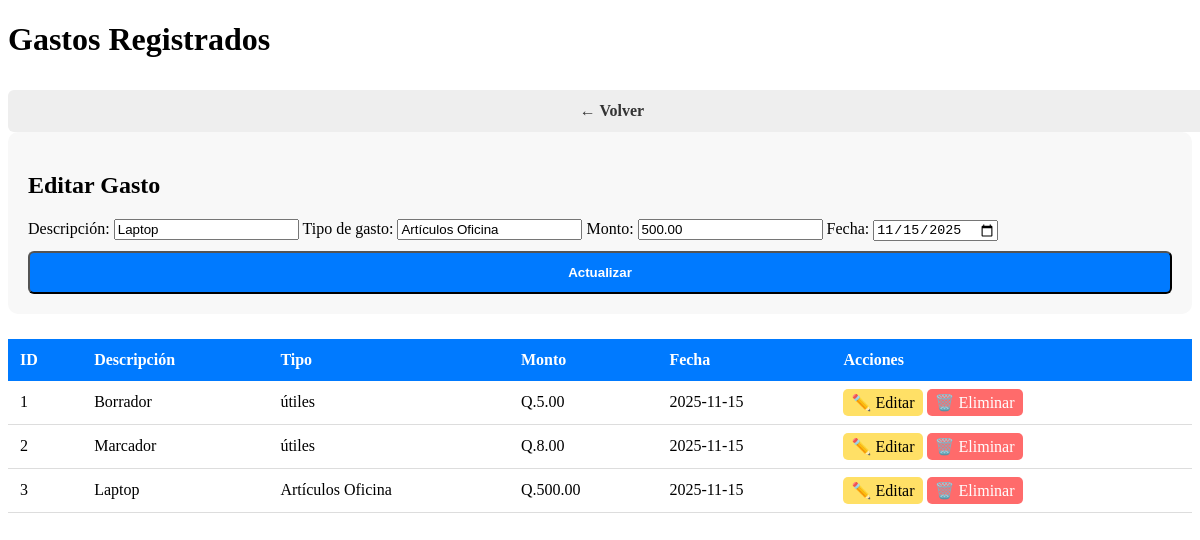
The app's page /gastos.php?editar=3 with its own data.
### tables this page shows
CREATE TABLE `gastos` (
  `id` int(11) NOT NULL,
  `descripcion` varchar(255) NOT NULL,
  `tipo_gasto` varchar(100) NOT NULL,
  `monto` decimal(10,2) NOT NULL,
  `fecha` date NOT NULL,
  `fecha_registro` timestamp NOT NULL DEFAULT current_timestamp()
);

### gastos.php (the view, shortened to what this page needs)
<?php
require_once "database.php";
$editando = false;
if (isset($_GET['editar'])) {
    $editando = true;
    $idEditar = $_GET['editar'];
    $result = $conexion->query("SELECT * FROM gastos WHERE id=$idEditar");
    $dataEditar = $result->fetch_assoc();
}
$gastos = $conexion->query("SELECT * FROM gastos ORDER BY fecha DESC");
?>
<!DOCTYPE html>
<html lang="es">
<head>
    <link rel="stylesheet" href="assets/css/style.css">
</head>
<body>
<div class="container wide">
    <h1>Gastos Registrados</h1>
    <a href="index.php" class="btn-secondary">← Volver</a>
    <?php if ($editando): ?>
    <div class="edit-box">
        <h2>Editar Gasto</h2>
        <form action="gastos.php" method="POST">
            <label>Descripción:</label>
            <input type="text" name="descripcion" value="<?= $dataEditar['descripcion'] ?>" required>
            <label>Tipo de gasto:</label>
            <input type="text" name="tipo_gasto" value="<?= $dataEditar['tipo_gasto'] ?>" required>
            <label>Monto:</label>
            <input type="number" name="monto" step="0.01" value="<?= $dataEditar['monto'] ?>" required>
            <label>Fecha:</label>
            <input type="date" name="fecha" value="<?= $dataEditar['fecha'] ?>" required>
            <button class="btn-primary" type="submit" name="actualizar">Actualizar</button>
        </form>
    </div>
    <?php endif; ?>
    <table class="tabla">
        <tr>
            <th>ID</th>
            <th>Descripción</th>
            <th>Tipo</th>
            <th>Monto</th>
            <th>Fecha</th>
            <th>Acciones</th>
        </tr>
        <?php while ($fila = $gastos->fetch_assoc()): ?>
        <tr>
            <td><?= $fila['id'] ?></td>
            <td><?= $fila['descripcion'] ?></td>
            <td><?= $fila['tipo_gasto'] ?></td>
            <td>Q.<?= $fila['monto'] ?></td>
            <td><?= $fila['fecha'] ?></td>
            <td>
                <a class="btn-edit" href="gastos.php?editar=<?= $fila['id'] ?>">✏️ Editar</a>
                <a class="btn-delete" onclick="return confirm('¿Eliminar registro?')" href="gastos.php?eliminar=<?= $fila['id'] ?>">🗑️ Eliminar</a>
            </td>
        </tr>
        <?php endwhile; ?>
    </table>
</div>
</body>
</html>

### assets/css/style.css (style rules this page uses)
.btn-primary, .btn-secondary { text-decoration: none; display: inline-block; padding: 12px; margin-top: 10px; width: 100%; text-align: center; border-radius: 6px; font-weight: bold; }
.btn-primary { background: #007aff; color: #fff; }
.btn-secondary { background: #eee; color: #333; }
table.tabla { width: 100%; border-collapse: collapse; margin-top: 25px; }
.tabla th { background: #007aff; color: white; padding: 12px; text-align: left; }
.tabla td { padding: 12px; border-bottom: 1px solid #ddd; }
.btn-edit { padding: 5px 8px; background: #ffe066; border-radius: 5px; text-decoration: none; color: #000; }
.btn-delete { padding: 5px 8px; background: #ff6b6b; border-radius: 5px; text-decoration: none; color: white; }
.edit-box { background: #f8f8f8; padding: 20px; border-radius: 10px; margin-bottom: 25px; }

### records on screen
gastos: descripcion "Laptop", tipo_gasto "Artículos Oficina", monto "500.00", fecha "11/15/2025", id "3", fecha "2025-11-15"
gastos: id "1", descripcion "Borrador", tipo_gasto "útiles", monto "5.00", fecha "2025-11-15"
gastos: id "2", descripcion "Marcador", tipo_gasto "útiles", monto "8.00", fecha "2025-11-15"
